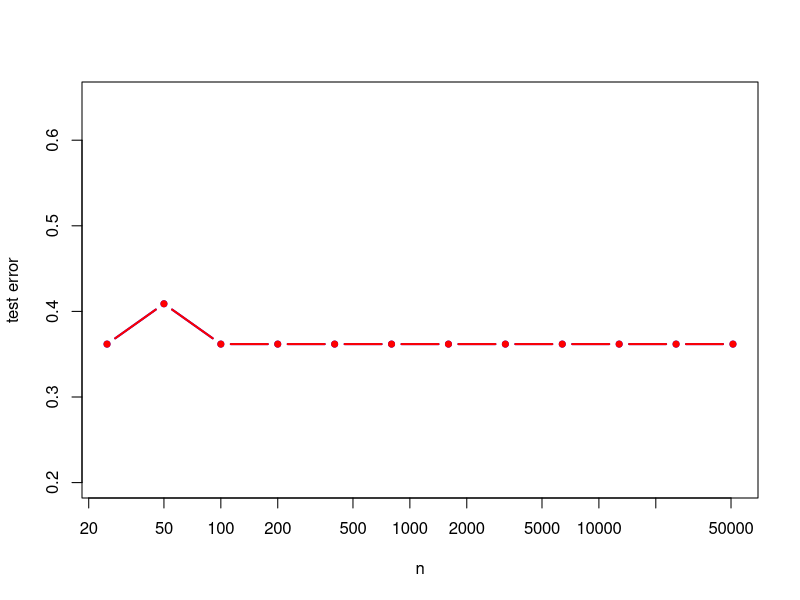
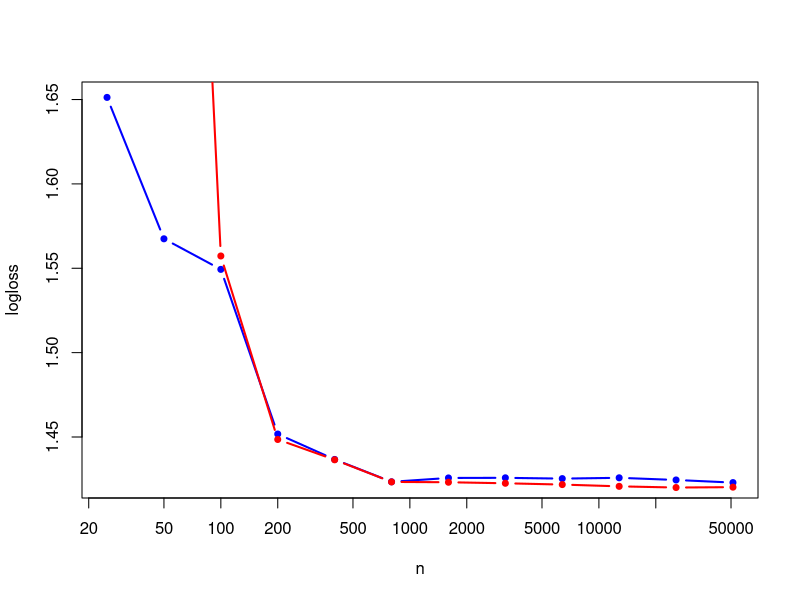

The R script that drew these images, in order:
# IML 2016
# Exercise session IV
# Model solutions
# Ville H.
# ville.o.hyvonen@helsinki.fi

###########################################################
# Exercise 2

# a
# generate n_sim data points from the model given in the exercise sheet
generate_data <- function(n_sim) {
  X_combinations <- as.matrix(expand.grid(0:1,0:2))
  Y <- sample(0:2, size = n_sim, replace = TRUE, prob = c(0.4,0.3,0.3)) # generate class labels 
  X <- matrix(0, nrow = n_sim, ncol = 2)
  
  for(i in 1:n_sim) {
    prob <- switch (Y[i]+1,
                    c(0.2,0.1,0.4,0.2,0.0,0.1),
                    c(0.6,0.1,0.1,0.1,0.1,0.0),
                    c(0.1,0.4,0.3,0.0,0.2,0.0))
    X[i, ] <- X_combinations[sample(1:6, size = 1, replace = TRUE, prob = prob),]
  }
  list(X = X, Y = Y)
}

n_train <- 100
train <- generate_data(n_train)

# compute the proportion of X = (0,0)
table(rowSums(train$X == 0)) / n_train

# We get the probability of X=(0,0) from the law of total probability:
# P(X=(0,0)) = P(X=(0,0), Y=0) = P(X=(0,0), Y=1) = P(X=(0,0), Y=2)
0.4 * 0.2 + 0.3 * 0.6 + 0.3 * 0.1


######################################################
# b

# train a Naive Bayes classifier
# Y = vector of class labels
# X = data matrix containing predictors, row = data point, col = variable
# n_class = number of different classes in Y
# n_class_x = vector with numbers of different values for each predictor (cols of X)
# m = smoothing parameter
# returns an object of class 'nb' with components
#   prior = vector containing estimated probabilities for the classes
#   likelihood = list containing estimated conditional probabilities
#     for the features given class p(X_i| Y) (each component of this list 
#     contains probabilities for one variable).
#   n_class = number of different classes in Y
#   n_class_x = vector with numbers of different values for each predictor (cols of X)
nb <- function(Y, X, n_class = 3, n_class_x = c(2,3), m = 0) {
  n <- length(Y)
  likelihood <- vector('list', length = n_class)
  prior <- numeric(n_class)
  for(c in 0:(n_class-1)) {
    n_c <- sum(Y == c)
    prior[c+1] <- (n_c + m) / (n + n_class * m)
    for(i in seq_along(n_class_x)) {
      likelihood[[c+1]][[i]] <- numeric(n_class_x[i]) 
      for(j in 0:(n_class_x[i]-1)) {
        n_cj <- sum(Y == c & X[ ,i] == j)
        likelihood[[c+1]][[i]][j+1] <- (n_cj + m) / (n_c + n_class_x[i] * m)    
      }
    }
  }
  ret <- list(prior = prior, likelihood = likelihood, n_class = n_class, n_class_x = n_class_x)
  class(ret) <- 'nb' 
  ret
}



bayes <- function(Y, X, n_class = 3, n_class_x = c(2,3), m = 0) {
  n <- length(Y)
  likelihood <- vector('list', length = n_class)
  prior <- numeric(n_class)
  g = expand.grid(0:(n_class_x[1]-1), 0:(n_class_x[2]-1))

  for(c in 0:(n_class-1)) {
    n_c <- sum(Y == c)
    prior[c+1] <- (n_c + m) / (n + n_class * m)
    likelihood[[c+1]] <- matrix(rep(0, n_class_x[1] * n_class_x[2]), nrow=n_class_x[1]) 
    
    for(i in 1:length(g[,1])){
      n_cj <- sum(Y == c & X[ ,1] == g[i,1] & X[ ,2] == g[i,2])
      likelihood[[c+1]][ g[i,1]+1, g[i,2]+1] <- (n_cj + m) / (n_c + length(g[,1])* m)    
    }
  }
  ret <- list(prior = prior, likelihood = likelihood, n_class = n_class, n_class_x = n_class_x)
  class(ret) <- 'bayes' 
  ret
}





######################################################
# c & d
# compute posterior class probabilities and predicted values using trained 
# Naive Bayes model
# nbfit = fitted Naive Bayes model, object with class 'nb'
# X = predictors as matrix, row = data point, col = variable
# return = vector with predicted values for the data points (if probabilities = FALSE)
#   or class probabilites p(y|x) (if probabilities = TRUE)
predict.nb <- function(nbfit, X, probabilities = FALSE) {
  n <- nrow(X)
  prob <- matrix(0, nrow = n, ncol = nbfit$n_class) 
  for(i in 1:n)                 # compute joint probabilities p(x,y)
    for(c in 1:nbfit$n_class) {
      prob[i,c] <- nbfit$prior[c]      
      for(j in seq_along(nbfit$n_class_x))
        prob[i,c] <- prob[i,c] * nbfit$likelihood[[c]][[j]][X[i,j] + 1]
    }
  prob <- prob / rowSums(prob)      # normalize into conditional probabilities p(y|x) 
  pred <- max.col(prob) - 1        # predict class y as argmax p(y|x)
  if(probabilities) prob else pred             
}

predict.bayes <- function(bfit, X, probabilities = TRUE){
  n <- nrow(X)
  prob <- matrix(0, nrow = n, ncol = bfit$n_class) 
  for(i in 1:n)                 # compute joint probabilities p(x,y)
    for(c in 1:bfit$n_class) {
      prob[i,c] <- bfit$prior[c] * bfit$likelihood[[c]][X[i,1] + 1, X[i,2]+1]    
    }
  prob <- prob / rowSums(prob)      # normalize into conditional probabilities p(y|x) 
  pred <- max.col(prob) - 1        # predict class y as argmax p(y|x)
  if(probabilities) prob else pred      
}

# install.packages('nnet')
library(nnet) # for multinomial logistic regression

n_test <- 1e4
test <- generate_data(n_test) # generate a test set

# transform data frame form for the logistic regression
# notice: predictors are coded as factors --> then modeling function
# uses them as nominal, not numeric variables (if you look at the
# regression coefficients you notice that they are for dummy encoding (pages 82-86 and 117-118 in ISL)).
train_df <- data.frame(Y = train$Y, X1 = factor(train$X[ ,1]), X2 = factor(train$X[ ,2]))
#train_df <- data.frame(Y = train$Y, X1 = train$X[ ,1], X2 = train$X[ ,2])

test_df <- data.frame(Y = test$Y, X1 = factor(test$X[ ,1]), X2 = factor(test$X[ ,2]))
#test_df <- data.frame(Y = test$Y, X1 = test$X[ ,1], X2 = test$X[ ,2])

# fit Naive Bayes model with smoothing parameters m = 0, 1/2, and 1
# and logistic regression without and with the interaction term
nbfit_ML <- nb(train$Y, train$X, m = 0)
nbfit_KT <- nb(train$Y, train$X, m = 1/2)
nbfit_Laplace <- nb(train$Y, train$X, m = 1)
logfit <- multinom(Y ~ X1 + X2, data = train_df)

# test errors 
sum(predict(nbfit_ML, test$X) != test$Y) / n_test
sum(predict(nbfit_KT, test$X) != test$Y) / n_test
sum(predict(nbfit_Laplace, test$X) != test$Y) / n_test
sum(predict(logfit, test_df) != test$Y) / n_test

# predicted values for 10 first test points
predict(nbfit_Laplace, test$X, probabilities = TRUE)[1:10,]
predict(logfit, test_df, type = 'probs')[1:10,]
test_df[1:10, 2:3] # predictors for 10 first test points

# predictions for 10 first test points
predict(nbfit_Laplace, test$X)[1:10]
predict(logfit, test_df)[1:10]
test$Y[1:10] # true classes for 10 first test points

# All smoothing parameters give the same predictions,
# although the posterior probabilities are bit different.
# Also with maximum likelihood there are divisions by
# zero, if the are no some value of the predictor in the training data --> NaN
# When using smoothing, this problem disappears.



# test with different training set sizes
n_train <- c(25, 50, 100, 200, 400, 800, 1600, 3200, 6400, 12800, 25600, 51200)
test_error_ML <- test_error_KT <- test_error_Laplace <- test_error_logistic <- test_error_logistic_ia <- test_error_bayes<- numeric(length(n_train))
for(i in seq_along(n_train)) {
  train <- generate_data(n_train[i])
  train_df <- data.frame(Y = train$Y, X1 = factor(train$X[ ,1]), X2 = factor(train$X[ ,2]))

  nbfit_ML <- nb(train$Y, train$X, m = 0)
  nbfit_Laplace <- nb(train$Y, train$X, m = 1)
  nbfit_KT <- nb(train$Y, train$X, m = 1/2)
  logistic_fit <- multinom(Y ~ X1 * X2, data = train_df)
  bfit = bayes(train$Y, train$X)

  test_error_ML[i] <- sum(predict(nbfit_ML, test$X) != test$Y) / n_test
  test_error_KT[i] <- sum(predict(nbfit_KT, test$X) != test$Y) / n_test
  test_error_Laplace[i] <- sum(predict(nbfit_Laplace, test$X) != test$Y) / n_test
  test_error_logistic[i] <- sum(predict(logistic_fit, test_df) != test$Y) / n_test
  test_error_bayes[i] <- sum(predict(bfit, test$X, probabilities = FALSE) != test$Y) / n_test
}

plot(x = n_train, log='x', test_error_bayes, type = 'b', col = 'blue', lwd = 2, pch = 20, xlab = 'n',
     ylab = 'test error', ylim = c(.2, .65))
lines(x = n_train, test_error_logistic, type = 'b', col = 'red', lwd = 2, pch = 20)



# Test error of the naive Bayes & logistic regression converges to about 0.4.

logloss_ML <- logloss_KT <- logloss_Laplace <- logloss_logistic <- logloss_logistic_ia <- numeric(length(n_train))
for(i in seq_along(n_train)) {
  train <- generate_data(n_train[i])
  train_df <- data.frame(Y = train$Y, X1 = factor(train$X[ ,1]), X2 = factor(train$X[ ,2]))
  
  nbfit_ML <- nb(train$Y, train$X, m = 0)
  nbfit_Laplace <- nb(train$Y, train$X, m = 1)
  nbfit_KT <- nb(train$Y, train$X, m = 1/2)
  logistic_fit <- multinom(Y ~ X1 + X2, data = train_df)
  
  logloss = function(predictions){
    llos <- 0
    for( i in 1:length(predictions[,1])){
        llos <- llos - log(max(predictions[i, test$Y[i]+1], 0.00000000001), base = 2)
    }
    return(llos)
  }
  
  logloss_ML[i] <- logloss(predict(nbfit_ML, test$X, probabilities = TRUE)) / n_test
  logloss_KT[i] <- logloss(predict(nbfit_KT, test$X, probabilities = TRUE)) / n_test
  logloss_Laplace[i] <- logloss(predict(nbfit_Laplace, test$X, probabilities = TRUE)) / n_test
  logloss_logistic[i] <- logloss(predict(logistic_fit, test_df, type='probs')) / n_test
}

plot(x = n_train, log='x', logloss_Laplace, type = 'b', col = 'blue', lwd = 2, pch = 20, xlab = 'n', 
     ylab = 'logloss')
lines(x = n_train, logloss_logistic, type = 'b', col = 'red', lwd = 2, pch = 20)






